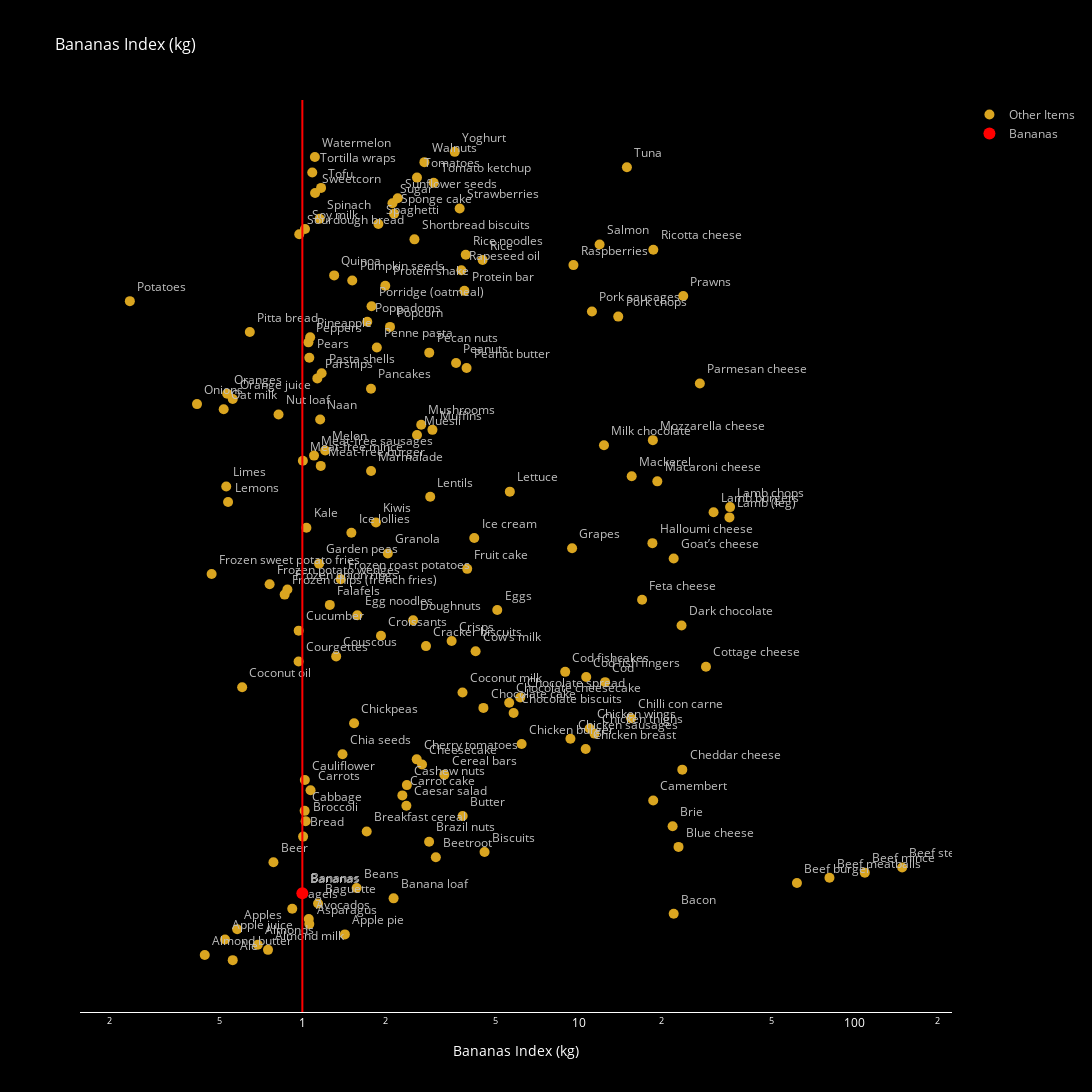

Notebook code for this chart:
### Markdown cell above
## Emissions based on quantity

### Code cell
# Create scatter plot
entities = df['entity']
measure = df['Bananas index (kg)']
plot_emissions(entities, measure)

### Figure 1 — Plotly figure (JSON) as saved in the notebook; plotly's stock layout.template omitted (floating-point values rounded to 4 significant figures; data arrays with more than 128 entries replaced by an {"elided": "..."} marker saying what was removed)
{"data": [{"marker": {"color": "goldenrod", "size": 10}, "mode": "markers+text", "name": "Other Items", "text": {"elided": "158 str values"}, "textposition": "top right", "type": "scatter", "x": {"elided": "158 float values"}, "y": {"elided": "158 str values"}}, {"marker": {"color": "red", "size": 12}, "mode": "markers+text", "name": "Bananas", "text": ["Bananas"], "textposition": "top right", "type": "scatter", "x": [1], "y": ["Bananas"]}], "layout": {"font": {"color": "silver"}, "height": 1800, "paper_bgcolor": "black", "plot_bgcolor": "black", "shapes": [{"line": {"color": "red", "width": 2}, "type": "line", "x0": 1, "x1": 1, "xref": "x", "y0": 0, "y1": 1, "yref": "paper"}], "title": {"font": {"color": "white", "size": 16}, "text": "Bananas Index (kg)"}, "width": 1500, "xaxis": {"color": "white", "showgrid": false, "showline": true, "showticklabels": true, "title": {"font": {"color": "white", "size": 14}, "text": "Bananas Index (kg)"}, "type": "log", "zeroline": false}, "yaxis": {"showgrid": false, "showline": false, "showticklabels": false, "title": {"font": {"color": "white", "size": 14}}, "zeroline": false}}}
